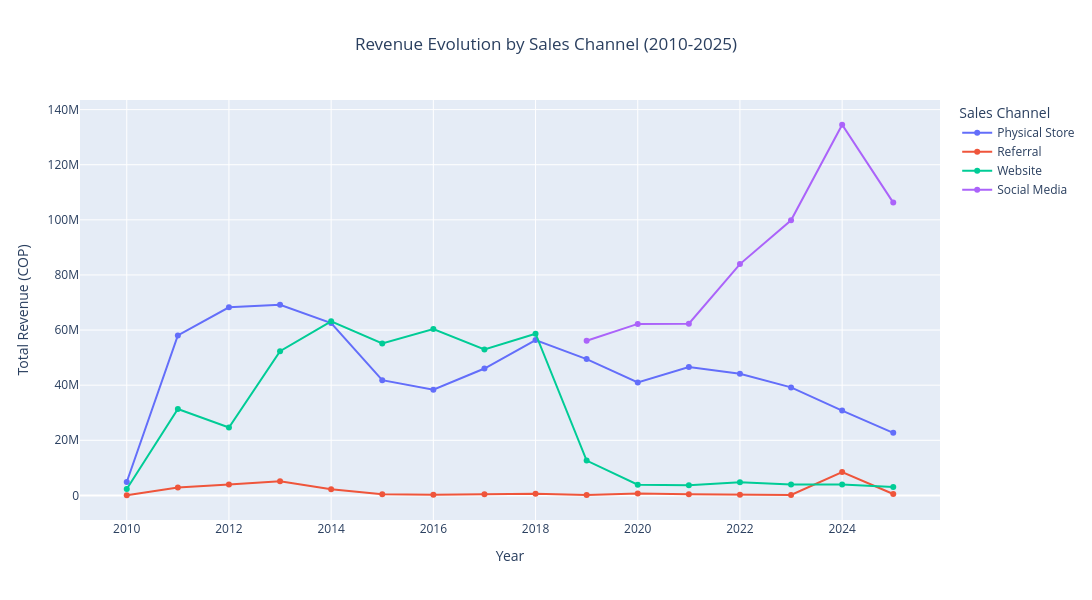

Notebook source saved alongside this figure:
### Markdown cell above
#### *Chart 4. Channel Sales Interactive Line Chart*
This interactive line chart tracks the evolution of revenue sources over the last 15 years.

### Code cell
# Analyzing sales by sales channel
sales_by_channel_year = df.groupby(['Year', 'Sales_Channel'])['Revenue'].sum().reset_index()

fig = px.line(
    sales_by_channel_year, 
    x='Year', 
    y='Revenue', 
    color='Sales_Channel',
    title='Revenue Evolution by Sales Channel (2010-2025)', 
    markers=True,   
    labels={'Revenue': 'Total Revenue (COP)', 'Sales_Channel': 'Sales Channel'},
    width=1200, height=600
)

fig.update_layout(hovermode='x unified',
                  title={'x': 0.5})
fig.show()

### Figure 1 — Plotly figure (JSON) as saved in the notebook; plotly's stock layout.template omitted (floating-point values rounded to 4 significant figures)
{"data": [{"hovertemplate": "Sales Channel=Physical Store<br>Year=%{x}<br>Total Revenue (COP)=%{y}<extra></extra>", "legendgroup": "Physical Store", "line": {"color": "#636efa", "dash": "solid"}, "marker": {"symbol": "circle"}, "mode": "lines+markers", "name": "Physical Store", "orientation": "v", "showlegend": true, "type": "scatter", "x": [2010, 2011, 2012, 2013, 2014, 2015, 2016, 2017, 2018, 2019, 2020, 2021, 2022, 2023, 2024, 2025], "xaxis": "x", "y": [4855300, 58036700, 68275500, 69195000, 62543150, 41811365, 38378440, 46041950, 56383600, 49462950, 40997600, 46586750, 44166800, 39195000, 30791100, 22706000], "yaxis": "y"}, {"hovertemplate": "Sales Channel=Referral<br>Year=%{x}<br>Total Revenue (COP)=%{y}<extra></extra>", "legendgroup": "Referral", "line": {"color": "#EF553B", "dash": "solid"}, "marker": {"symbol": "circle"}, "mode": "lines+markers", "name": "Referral", "orientation": "v", "showlegend": true, "type": "scatter", "x": [2010, 2011, 2012, 2013, 2014, 2015, 2016, 2017, 2018, 2019, 2020, 2021, 2022, 2023, 2024, 2025], "xaxis": "x", "y": [57000, 2855500, 3951600, 5159900, 2216000, 445000, 207500, 397500, 627650, 176050, 648000, 376000, 222500, 172000, 8453400, 503000], "yaxis": "y"}, {"hovertemplate": "Sales Channel=Website<br>Year=%{x}<br>Total Revenue (COP)=%{y}<extra></extra>", "legendgroup": "Website", "line": {"color": "#00cc96", "dash": "solid"}, "marker": {"symbol": "circle"}, "mode": "lines+markers", "name": "Website", "orientation": "v", "showlegend": true, "type": "scatter", "x": [2010, 2011, 2012, 2013, 2014, 2015, 2016, 2017, 2018, 2019, 2020, 2021, 2022, 2023, 2024, 2025], "xaxis": "x", "y": [2302000, 31341400, 24646800, 52329400, 63177500, 55112760, 60382140, 52986850, 58679300, 12644700, 3905300, 3711900, 4770500, 3989000, 3987000, 3042000], "yaxis": "y"}, {"hovertemplate": "Sales Channel=Social Media<br>Year=%{x}<br>Total Revenue (COP)=%{y}<extra></extra>", "legendgroup": "Social Media", "line": {"color": "#ab63fa", "dash": "solid"}, "marker": {"symbol": "circle"}, "mode": "lines+markers", "name": "Social Media", "orientation": "v", "showlegend": true, "type": "scatter", "x": [2019, 2020, 2021, 2022, 2023, 2024, 2025], "xaxis": "x", "y": [56117600, 62239700, 62332000, 83942000, 99836600, 134508925, 106264100], "yaxis": "y"}], "layout": {"height": 600, "hovermode": "x unified", "legend": {"title": {"text": "Sales Channel"}, "tracegroupgap": 0}, "title": {"text": "Revenue Evolution by Sales Channel (2010-2025)", "x": 0.5}, "width": 1200, "xaxis": {"anchor": "y", "domain": [0, 1], "title": {"text": "Year"}}, "yaxis": {"anchor": "x", "domain": [0, 1], "title": {"text": "Total Revenue (COP)"}}}}
